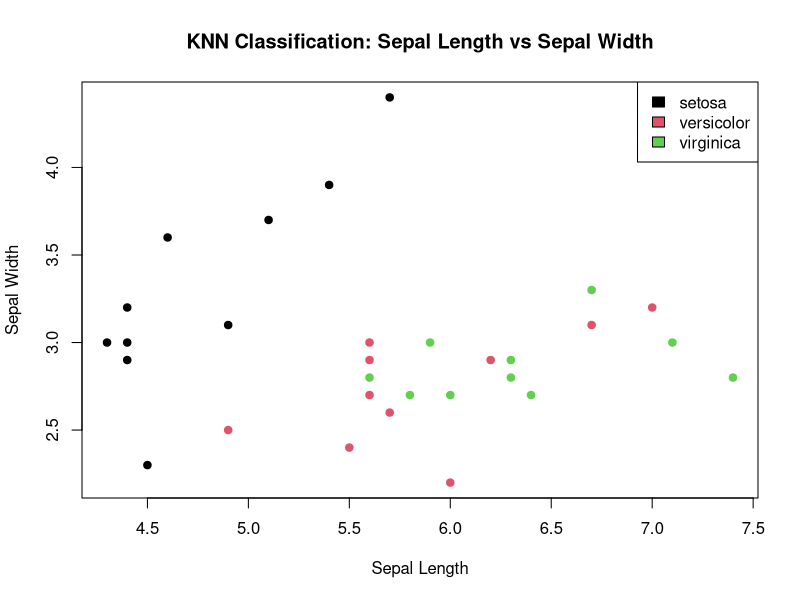

Here is the R script that generated this plot:
# Load necessary libraries
install.packages("caret")
library(class)      # For KNN algorithm
library(datasets)   # For the Iris dataset
library(caret)      # For model evaluation

# Load the Iris dataset
data(iris)

# Split the dataset into training and testing sets (80% train, 20% test)
set.seed(42)  # Set a seed for reproducibility
trainIndex <- createDataPartition(iris$Species, p = 0.8, list = FALSE)
trainData <- iris[trainIndex, ]  # Training set
testData <- iris[-trainIndex, ]  # Testing set

# Separate the feature variables and target variable ('Species') for both train and test sets
trainX <- trainData[, -5]  # Exclude the target variable 'Species' (columns 1 to 4)
trainY <- trainData$Species # Target variable for training
testX <- testData[, -5]    # Exclude the target variable 'Species' (columns 1 to 4)
testY <- testData$Species  # Target variable for testing

# Train the KNN model with k=3 (number of nearest neighbors)
k <- 3
knn_model <- knn(train = trainX, test = testX, cl = trainY, k = k)

# Evaluate the model using a confusion matrix
confMatrix <- confusionMatrix(knn_model, testY)
print(confMatrix)  # Print confusion matrix for model evaluation

# Calculate the accuracy of the model
accuracy <- sum(knn_model == testY) / length(testY)  # Correct predictions / total predictions
cat("Accuracy:", accuracy * 100, "%\n")  # Print accuracy as a percentage

# Visualize the KNN classification results (using first two features: Sepal.Length and Sepal.Width)
plot(testX[, 1], testX[, 2], col = as.factor(knn_model), pch = 19, 
     xlab = "Sepal Length", ylab = "Sepal Width", 
     main = "KNN Classification: Sepal Length vs Sepal Width")

# Add a legend to the plot for class labels
legend("topright", legend = levels(testY), fill = 1:length(levels(testY)))
